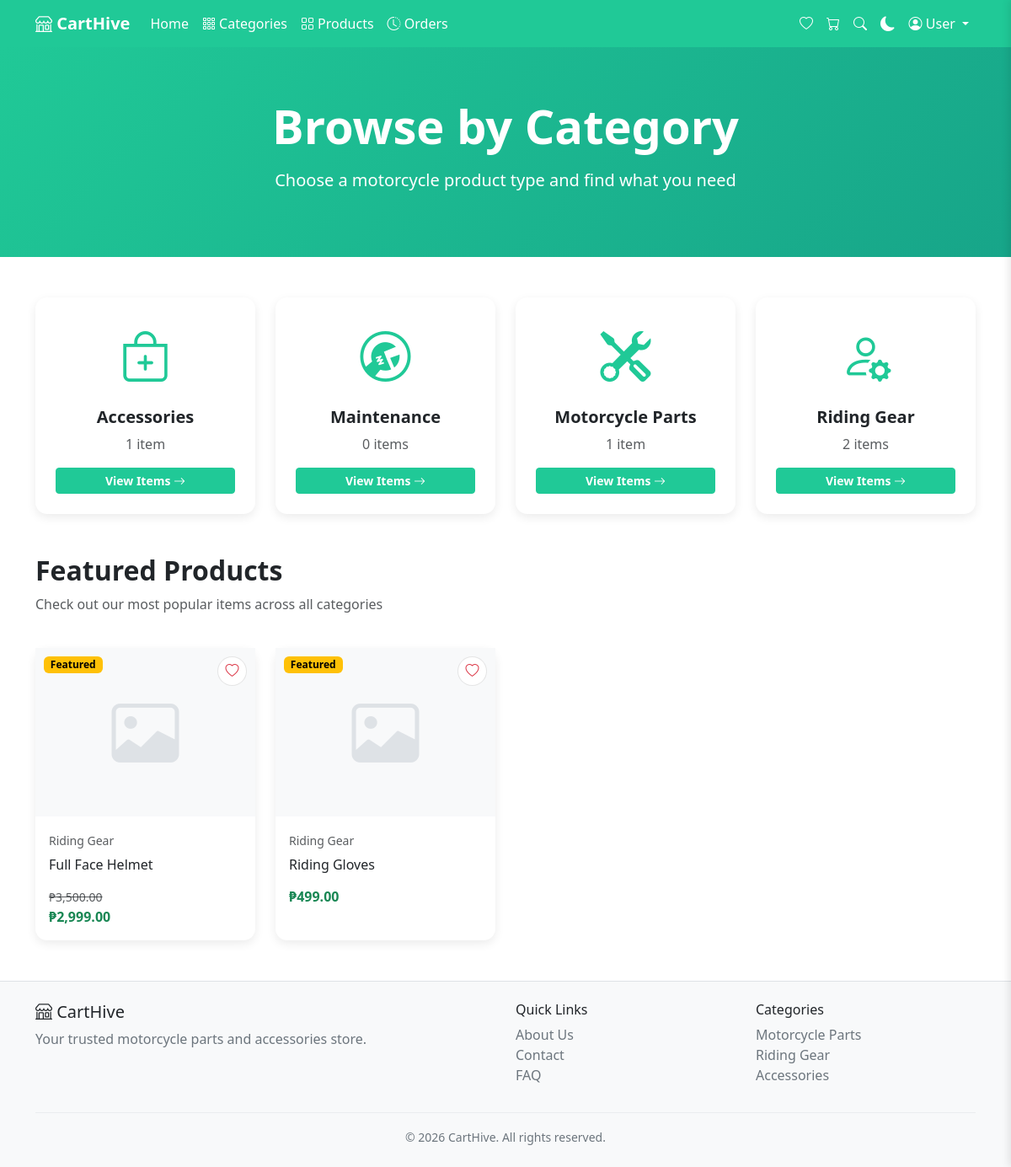
Page /pages/category.php (signed in) on the committed database.
### tables this page shows
CREATE TABLE `categories` (
  `id` int(11) NOT NULL,
  `name` varchar(100) NOT NULL,
  `url` varchar(120) NOT NULL,
  `created_at` datetime DEFAULT current_timestamp()
);

CREATE TABLE `products` (
  `id` int(11) NOT NULL,
  `category_id` int(11) DEFAULT NULL,
  `vendor_id` int(11) DEFAULT NULL,
  `name` varchar(255) NOT NULL,
  `url` varchar(280) NOT NULL,
  `description` text DEFAULT NULL,
  `price` decimal(10,2) NOT NULL,
  `sale_price` decimal(10,2) DEFAULT NULL,
  `stock` int(11) NOT NULL DEFAULT 0,
  `image` varchar(255) DEFAULT NULL,
  `is_featured` tinyint(1) DEFAULT 0,
  `is_active` tinyint(1) DEFAULT 1,
  `created_at` datetime DEFAULT current_timestamp(),
  `updated_at` datetime DEFAULT current_timestamp() ON UPDATE current_timestamp()
);

### includes/functions.php (called while the page is built, shortened)
<?php
function e($string) {
    return htmlspecialchars($string, ENT_QUOTES, 'UTF-8');
}
function format_price($price) {
    return '₱' . number_format($price, 2);
}
function is_on_sale($product) {
    return !empty($product['sale_price']) && $product['sale_price'] > 0;
}
?>

### pages/category.php (the view, shortened to what this page needs)
<?php
require_once __DIR__ . '/../config/db.php';
require_once __DIR__ . '/../includes/functions.php';
$sql = "SELECT c.*, COUNT(p.id) as product_count
        FROM categories c
        LEFT JOIN products p ON c.id = p.category_id AND p.is_active = 1
        GROUP BY c.id
        ORDER BY c.name ASC";
$result = $conn->query($sql);
$category_icons = [
    'Riding Gear' => 'bi-person-gear',
    'Motorcycle Parts' => 'bi-tools',
    'Accessories' => 'bi-bag-plus',
    'Maintenance' => 'bi-wrench-adjustable-circle',
    'Default' => 'bi-box-seam'
];
include __DIR__ . '/../includes/header.php';
include __DIR__ . '/../includes/navbar.php';
?>
<div class="hero-section text-center">
    <div class="container">
        <h1 class="display-4 fw-bold mb-3">Browse by Category</h1>
        <p class="lead">Choose a motorcycle product type and find what you need</p>
    </div>
</div>
<div class="container my-5">
    <div class="row g-4">
        <?php if ($result->num_rows > 0): ?>
            <?php while ($category = $result->fetch_assoc()): ?>
                <div class="col-md-6 col-lg-3">
                    <div class="card product-card text-center p-4 h-100">
                        <div class="mb-3">
                            <?php
                            $icon = $category_icons[$category['name']] ?? $category_icons['Default'];
                            ?>
                            <i class="bi <?= $icon ?>" style="font-size: 60px; color: #20c997;"></i>
                        </div>
                        <h5 class="fw-bold mb-2"><?= e($category['name']) ?></h5>
                        <p class="text-muted mb-3">
                            <?= $category['product_count'] ?> <?= $category['product_count'] == 1 ? 'item' : 'items' ?>
                        </p>
                        <a href="products.php?category=<?= e($category['url']) ?>" class="btn btn-primary btn-sm mt-auto">
                            View Items <i class="bi bi-arrow-right"></i>
                        </a>
                    </div>
                </div>
            <?php endwhile; ?>
        <?php endif; ?>
    </div>
</div>
<div class="container mb-5">
    <div class="row mb-4">
        <div class="col">
            <h2 class="fw-bold">Featured Products</h2>
            <p class="text-muted">Check out our most popular items across all categories</p>
        </div>
    </div>
    <?php
    $featured_sql = "SELECT p.*, c.name as category_name
                     FROM products p
                     LEFT JOIN categories c ON p.category_id = c.id
                     WHERE p.is_active = 1 AND p.is_featured = 1
                     ORDER BY p.created_at DESC
                     LIMIT 4";
    $featured_result = $conn->query($featured_sql);
    ?>
    <div class="row g-4">
        <?php if ($featured_result->num_rows > 0): ?>
            <?php while ($product = $featured_result->fetch_assoc()): ?>
                <div class="col-md-6 col-lg-3">
                    <div class="card product-card h-100 position-relative">
                        <a href="product.php?id=<?= $product['id'] ?>" class="text-decoration-none">
                            <div class="product-img">
                                <?php if ($product['image']): ?>
                                    <img src="../uploads/products/<?= e($product['image']) ?>" class="card-img-top" alt="<?= e($product['name']) ?>">
                                <?php else: ?>
                                    <i class="bi bi-image" style="font-size: 80px; color: #dee2e6;"></i>
                                <?php endif; ?>
                                <span class="badge badge-featured position-absolute" style="top: 10px; left: 10px;">Featured</span>
                            </div>
                        </a>
                        <button class="btn btn-sm wishlist-btn position-absolute"
                                style="top: 10px; right: 10px; z-index: 10; background: rgba(255, 255, 255, 0.9); border: 1px solid rgba(0, 0, 0, 0.1); border-radius: 50%; width: 35px; height: 35px; backdrop-filter: blur(5px);"
                                onclick="toggleWishlist(<?= $product['id'] ?>, this)"
                                title="Add to wishlist">
                            <i class="bi bi-heart text-danger"></i>
                        </button>
                        <div class="card-body">
                            <div class="mb-2">
                                <small class="text-muted"><?= e($product['category_name']) ?></small>
                            </div>
                            <h6 class="card-title">
                                <a href="product.php?id=<?= $product['id'] ?>" class="text-decoration-none text-dark"><?= e($product['name']) ?></a>
                            </h6>
                            <div class="mt-3">
                                <?php if (is_on_sale($product)): ?>
                                    <span class="text-muted text-decoration-line-through small"><?= format_price($product['price']) ?></span>
                                    <span class="text-success fw-bold d-block"><?= format_price($product['sale_price']) ?></span>
                                <?php else: ?>
                                    <span class="text-success fw-bold"><?= format_price($product['price']) ?></span>
                                <?php endif; ?>
                            </div>
                        </div>
                    </div>
                </div>
            <?php endwhile; ?>
        <?php endif; ?>
    </div>
</div>
<?php
include __DIR__ . '/../includes/footer.php';
?>

### assets/css/style.css (style rules this page uses)
.card { background-color: #ffffff; border: none; border-radius: 14px; box-shadow: 0 4px 12px rgba(0, 0, 0, 0.08); }
.btn-primary { background-color: #20c997; border-color: #20c997; color: #fff; font-weight: 600; transition: 0.3s; }

### includes/header.php (style rules this page uses)
:root { --navbar-bg: #20c997; --hero-gradient-start: #20c997; --hero-gradient-end: #17a589; --card-bg: #ffffff; --product-img-bg: #f8f9fa; }
.hero-section { background: linear-gradient(135deg, var(--hero-gradient-start) 0%, var(--hero-gradient-end) 100%); color: white; padding: 60px 0; margin-bottom: 40px; }
.product-card { transition: transform 0.2s, box-shadow 0.2s; height: 100%; background-color: var(--card-bg); }
.product-img { height: 200px; object-fit: cover; background: var(--product-img-bg); display: flex; align-items: center; justify-content: center; }
.badge-featured { background-color: #ffc107; color: #000; }
.wishlist-btn { transition: all 0.2s ease; padding: 0; display: flex; align-items: center; justify-content: center; }
.wishlist-btn i { font-size: 16px; transition: all 0.2s ease; }

### rows in the picture
categories: name "Accessories", product_count "1", shows "item"
categories: name "Maintenance", product_count "0", shows "items"
categories: name "Motorcycle Parts", product_count "1", shows "item"
categories: name "Riding Gear", product_count "2", shows "items"
products: category.name "Riding Gear", name "Full Face Helmet", price "₱3,500.00", sale_price "₱2,999.00"
products: $product['id'] 3 (drawn), category.name "Riding Gear", name "Riding Gloves", price "₱499.00"

### other values in the picture
$_SESSION['user_name'] "User"
